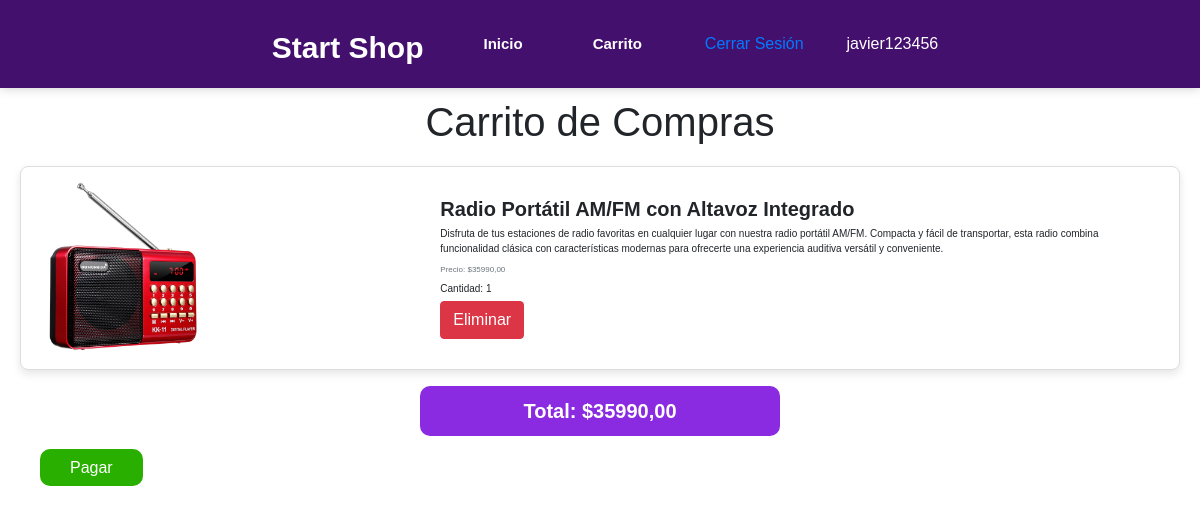
Page /tienda/ver-carrito/ (signed in) on the earlier database version.
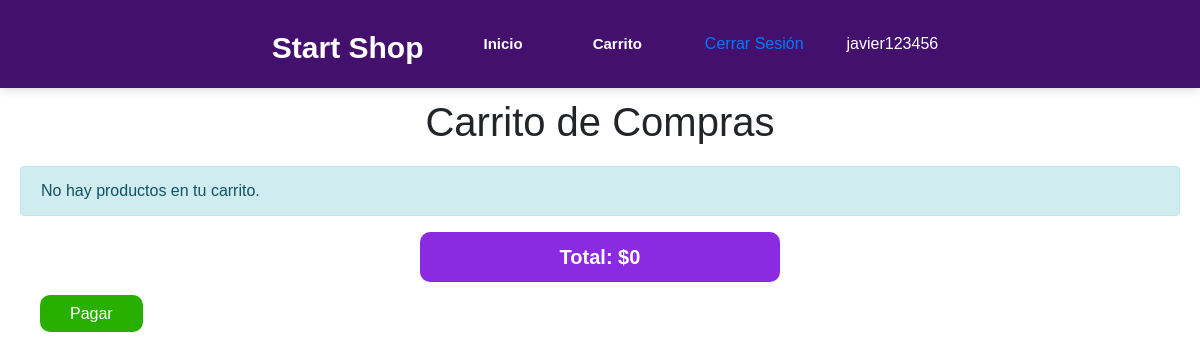
Same page on the later database version.
### tienda/models.py (models this page shows, shortened)
class ItemCarrito(models.Model):
    carrito = models.ForeignKey(Carrito, on_delete=models.CASCADE, related_name='items')
    producto = models.ForeignKey(Producto, on_delete=models.CASCADE)
    cantidad = models.PositiveIntegerField(default=1)

class Producto(models.Model):
    nombre = models.CharField(max_length=100)
    descripcion = models.TextField()
    precio = models.DecimalField(max_digits=10, decimal_places=2)
    stock = models.PositiveIntegerField()
    imagen = models.ImageField(upload_to='productos/', blank=True, null=True)

### tienda/views.py (the view)
# urls.py: path('ver-carrito/', views.ver_carrito, name='ver_carrito'),
@login_required
def ver_carrito(request):
    if request.user.is_authenticated:
        carrito, created = Carrito.objects.get_or_create(usuario=request.user)
    else:
        carrito_id = request.session.get('carrito_id')
        if carrito_id:
            carrito = get_object_or_404(Carrito, id=carrito_id)
        else:
            carrito = None
    items = carrito.items.all() if carrito else []
    total = sum(item.producto.precio * item.cantidad for item in items)
    return render(request, 'carrito.html', {'items': items, 'total': total})

### tienda/templates/carrito.html (shortened to what this page needs)
{% load static %}
<!DOCTYPE html>
<html lang="en">
<head>
    <link href="https://stackpath.bootstrapcdn.com/bootstrap/4.5.2/css/bootstrap.min.css" rel="stylesheet">
    <link rel="stylesheet" href="{% static 'css/style.css' %}">
    <link rel="stylesheet" href="{% static 'css/style_home.css' %}">
</head>
<body>
    <nav class="nav">
        <h1><a class="nav-a" href="{% url 'home' %}">Start Shop</a></h1>
        <div>
            <ul>
                <li>
                    <a href="{% url 'home' %}">Inicio</a>
                </li>
                <li>
                    <a href="{% url 'ver_carrito' %}">Carrito</a>
                </li>
                <li>
                    <form action="{% url 'logout' %}" method="post">
                        <button type="submit" class="btn btn-link">Cerrar Sesión</button>
                    </form>
                </li>
                {% if user.is_authenticated %}
                    <li>
                        <span>{{ user.username }}</span>
                    </li>
                {% endif %}
            </ul>
        </div>
    </nav>
    <h1>Carrito de Compras</h1>
    <div class="carrito-list">
        {% for item in items %}
        <div class="item-carrito card mb-3">
            <div class="row g-0">
                <div class="col-md-4">
                    {% if item.producto.imagen %}
                        <img src="{{ item.producto.imagen.url }}" class="img-fluid rounded-start" alt="{{ item.producto.nombre }}">
                    {% else %}
                        <p>No hay imagen disponible</p>
                    {% endif %}
                </div>
                <div class="col-md-8">
                    <div class="card-body">
                        <h2 class="card-title">{{ item.producto.nombre }}</h2>
                        <p class="card-text">{{ item.producto.descripcion }}</p>
                        <p class="card-text"><small class="text-muted">Precio: ${{ item.producto.precio }}</small></p>
                        <p class="card-text">Cantidad: {{ item.cantidad }}</p>
                        <a href="{% url 'eliminar_del_carrito' item.id %}" class="btn btn-danger">Eliminar</a>
                    </div>
                </div>
            </div>
        </div>
        {% empty %}
        <div class="alert alert-info" role="alert">
            No hay productos en tu carrito.
        </div>
        {% endfor %}
    </div>
    <p class="total">Total: ${{ total }}</p>
    <div class="btn-container">
        <a href="{% url 'procesar_pago' %}" class="btn-pagar">Pagar</a>
    </div>
</body>
</html>

Differences in the rows shown:
removed ItemCarrito: producto.imagen (picture), producto.nombre "Radio Portátil AM/FM con Altavoz Integrado", producto.descripcion "Disfruta de tus estaciones de radio favoritas en cualquier lugar con nuestra radio portátil AM/FM. Compacta y fácil de transportar, esta radio combina funcionalidad clásica con características modernas para ofrecerte una experiencia auditiva versátil y conveniente.", producto.precio "35990,00", cantidad "1"
Other differences:
{{ total }}: "35990,00" → "0"
text now shown: "No hay productos en tu carrito."
